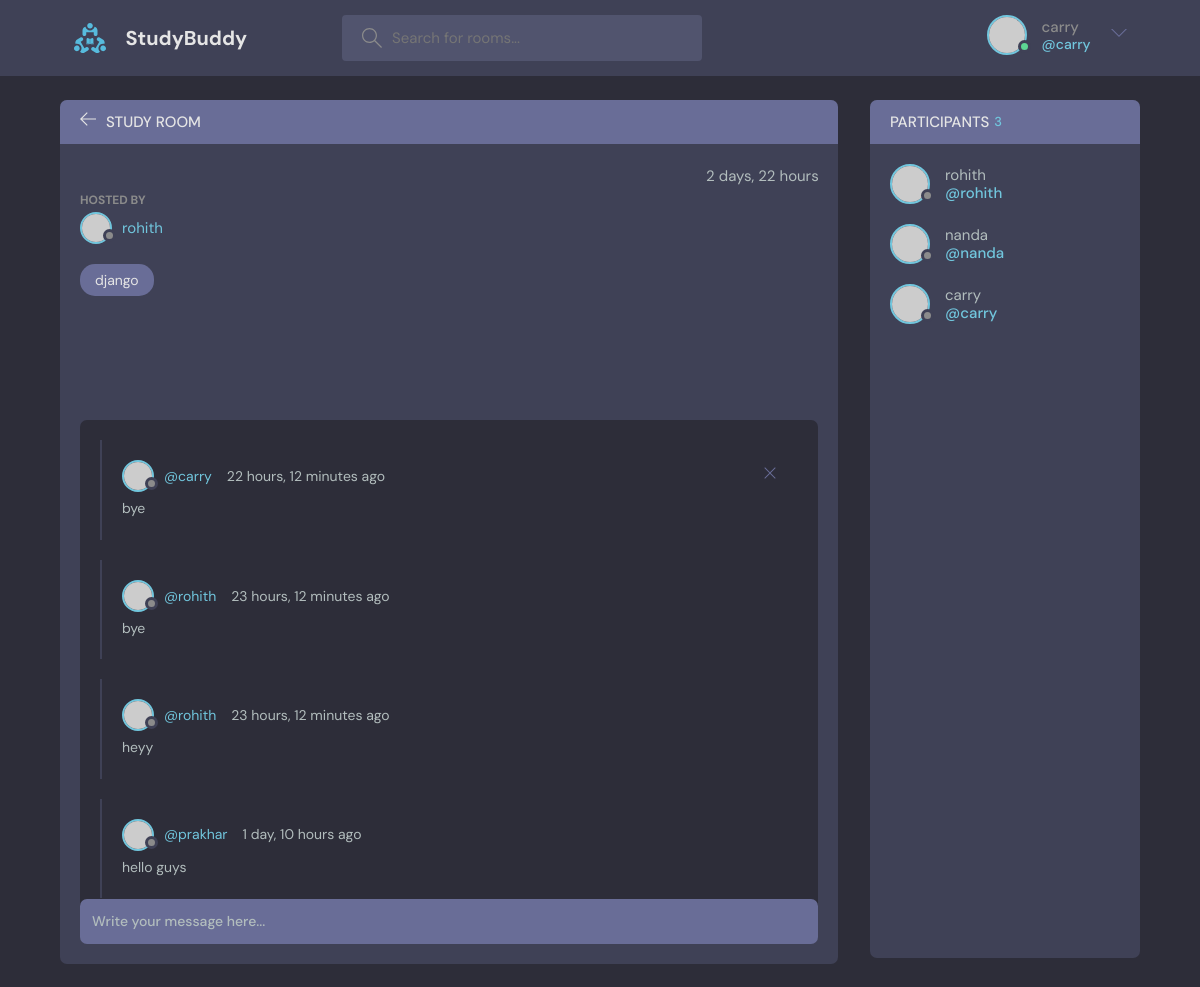
/room/2/ (signed in), run on the app's committed database.
### base/models.py (models this page shows, shortened)
class Room(models.Model):
    host = models.ForeignKey(User,on_delete = models.SET_NULL,null = True)
    topic = models.ForeignKey(Topic,on_delete = models.SET_NULL,null = True)
    name = models.CharField(max_length = 200)
    description = models.TextField(null = True,blank =True)
    participants = models.ManyToManyField(User,related_name = 'participants',blank = True)
    updated = models.DateTimeField(auto_now = True)
    created = models.DateTimeField(auto_now_add=True)
    class Meta:
        ordering = ['-updated','-created']

class Topic(models.Model):
    name = models.CharField(max_length = 200)
    def __str__(self):
        return self.name

class  Message(models.Model):
    user = models.ForeignKey(User,on_delete=models.CASCADE)
    room = models.ForeignKey(Room,on_delete = models.CASCADE)
    body = models.TextField()
    updated = models.DateTimeField(auto_now = True)
    created = models.DateTimeField(auto_now_add=True)
    class Meta:
        ordering = ['-updated','-created']

### base/views.py (the view, shortened to what this page needs)
# urls.py: path('room/<str:pk>/',views.room,name="room"),
def room(request,pk):
    room = Room.objects.get(id = pk)
    room_messages = room.message_set.all().order_by('-created')
    participants = room.participants.all()
    context = {'room':room,'room_messages':room_messages,'participants':participants}
    return render(request,'base/room.html',context)

### base/templates/base/room.html (shortened to what this page needs)
{%extends 'main.html' %}
{%block content%}
    <main class="profile-page layout layout--2">
      <div class="container">
        <div class="room">
          <div class="room__top">
            <div class="room__topLeft">
              <a href="{%url 'home'%}">
                <svg version="1.1" xmlns="http://www.w3.org/2000/svg" width="32" height="32" viewBox="0 0 32 32">
                  <title>arrow-left</title>
                  <path
                    d="M13.723 2.286l-13.723 13.714 13.719 13.714 1.616-1.611-10.96-10.96h27.625v-2.286h-27.625l10.965-10.965-1.616-1.607z"
                  ></path>
                </svg>
              </a>
              <h3>Study Room</h3>
            </div>
          </div>
          <div class="room__box scroll">
            <div class="room__header scroll">
              <div class="room__info">
                <span>{{room.created|timesince}}</span>
              </div>
              <div class="room__hosted">
                <p>Hosted By</p>
                <a href="{% url 'user-profile' room.host.id %}" class="room__author">
                  <div class="avatar avatar--small">
                    <img src="https://randomuser.me/api/portraits/men/37.jpg" />
                  </div>
                  <span>{{room.host.username}}</span>
                </a>
              </div>
              <span class="room__topics">{{room.topic}}</span>
            </div>
            <div class="room__conversation">
              <div class="threads scroll">
                {%for message in room_messages%}
                <div class="thread">
                  <div class="thread__top">
                    <div class="thread__author">
                      <a href="{%url 'user-profile' message.user.id %}" class="thread__authorInfo">
                        <div class="avatar avatar--small">
                          <img src="https://randomuser.me/api/portraits/men/37.jpg" />
                        </div>
                        <span>@{{message.user.username}}</span>
                      </a>
                      <span class="thread__date">{{message.created|timesince}} ago</span>
                    </div>
                    {%if request.user == message.user %}
                    <div class="thread__delete">
                      <svg version="1.1" xmlns="http://www.w3.org/2000/svg" width="32" height="32" viewBox="0 0 32 32">
                        <title>remove</title>
                        <path
                          d="M27.314 6.019l-1.333-1.333-9.98 9.981-9.981-9.981-1.333 1.333 9.981 9.981-9.981 9.98 1.333 1.333 9.981-9.98 9.98 9.98 1.333-1.333-9.98-9.98 9.98-9.981z"
                        ></path>
                      </svg>
                    </div>
                    {%endif%}
                  </div>
                  <div class="thread__details">
                    {{message.body}}
                  </div>
                </div>
                {%endfor%}
              </div>
            </div>
          </div>
          <div class="room__message">
            <form action="#"><input name="" placeholder="Write your message here..." /></form>
          </div>
        </div>
        <div class="participants">
          <h3 class="participants__top">Participants <span>{{participants.count}}</span></h3>
          <div class="participants__list scroll">
            {%for user in participants %}
            <a href="{% url 'user-profile' user.id %}" class="participant">
              <div class="avatar avatar--medium">
                <img src="https://randomuser.me/api/portraits/men/37.jpg" />
              </div>
              <p>
                {{user.username}}
                <span>@{{user.username}}</span>
              </p>
            </a>
            {%endfor%}
          </div>
        </div>
      </div>
    </main>
  </body>
</html>
{%endblock%}

### templates/navbar.html (shortened to what this page needs)
{% load static%}
<header class="header header--loggedIn">
    <div class="container">
      <a href="{% url 'home'%}" class="header__logo">
        <img src="{%static 'images/logo.svg'%}" />
        <h1>StudyBuddy</h1>
      </a>
      <form class="header__search" method = "GET" action = "{% url 'home' %}">
        <label>
          <input name = "q" placeholder="Search for rooms..." />
        </label>
      </form>
      <nav class="header__menu">
        {% if request.user.is_authenticated %}
        <div class="header__user">
          <a href="profile.html">
            <div class="avatar avatar--medium active">
              <img src="https://randomuser.me/api/portraits/men/37.jpg" />
            </div>
            <p>{{request.user.username}}<span>@{{request.user.username}}</span></p>
          </a>
          <button class="dropdown-button">
            <svg version="1.1" xmlns="http://www.w3.org/2000/svg" width="32" height="32" viewBox="0 0 32 32">
              <title>chevron-down</title>
              <path d="M16 21l-13-13h-3l16 16 16-16h-3l-13 13z"></path>
            </svg>
          </button>
        </div>
         {%else%}
        <a href="{% url 'login' %}">
          <img src="{%static 'images/avatar.svg'%}" />
          <p>Login</p>
        </a>
        {%endif%}
      </nav>
    </div>
  </header>

### data on the page
Room: created "2 days, 22 hours", host.username "rohith", topic "django"
Message: user.username "carry", created "22 hours, 12 minutes", body "bye"
Message: user.username "rohith", created "23 hours, 12 minutes", body "bye"
Message: user.username "rohith", created "23 hours, 12 minutes", body "heyy"
Message: user.username "prakhar", created "1 day, 10 hours", body "hello guys"

### other printed values
{{ request.user.username }} "carry"
{{ participants.count }} "3"
{{ user.username }} "rohith"
{{ user.username }} "nanda"
{{ user.username }} "carry"
